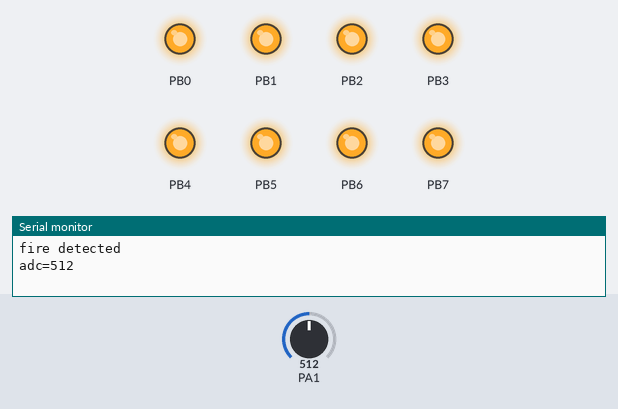
A program run on a simulated ATmega16, built with avr-gcc and emulated at 8 MHz. On the bench: output pins drawn as LEDs (lit = HIGH), the last lines printed to the serial monitor. The test bench sets the inputs (shaded band); at power-on: PA1 = 512.

Above: at 1.2 s.
1.3 s: PA1 set to 782
3.2 s: PA1 set to 814
At 5.5 s:
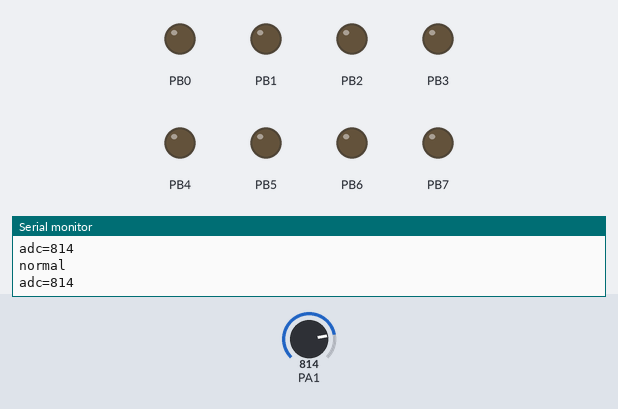
6.5 s: PA1 set to 790
At 7.4 s:
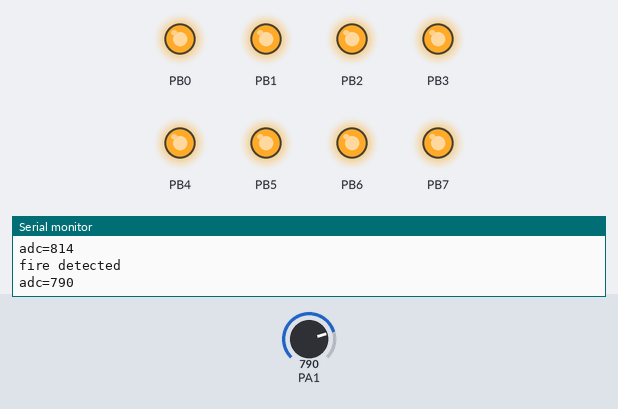
8.6 s: PA1 set to 810
At 10.4 s:
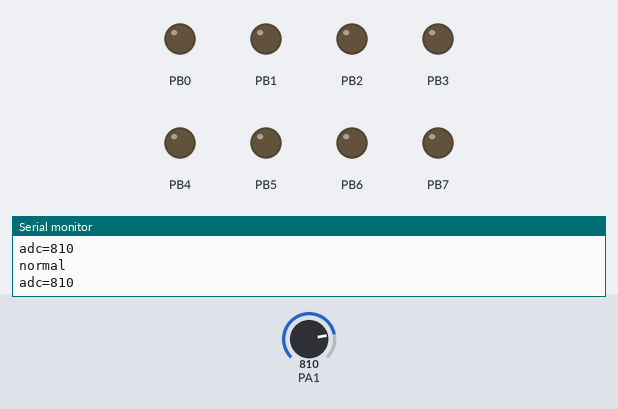
Timing chart, 0 to 11.6 s (numbered marks = the images above; inputs shaded):
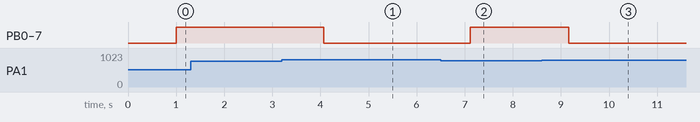

Measured:
- the behaviour switches between 800 and 801 on PA1 (found by bisection; images 0 and 1)
- after the input at 3.2 s, PB0–7: HIGH → LOW after 0.87 s
- after the input at 6.5 s, PB0–7: LOW → HIGH after 0.62 s
- after the input at 8.6 s, PB0–7: HIGH → LOW after 0.56 s

The program:

main.c
```c
#include <avr/io.h>
#include <util/delay.h>
#include <string.h>
#include "main.h"
#include "adc.h"
int main()
{
	DDRB = 0XFF;
	char character_array[4];
	InitADC();
	unsigned char sel = 1;
	unsigned int adc_read;
	init_usart(BAUD_9600);
    char buffer[50];
	while(1)
	{
	     _delay_ms(1000);
		adc_read = ReadADC(sel);
		if(adc_read>800)
		{
			PORTB = 0X00;
			sprintf(buffer,"normal\n");
			send2uart(buffer);
		}
		else
		{
			PORTB = 0XFF;

			sprintf(buffer,"fire detected\n");
			send2uart(buffer);
		}
		sprintf(character_array,"adc=%d\n",adc_read);
		send2uart(character_array);

		usart_putchar(0x0D);
	    usart_putchar(0x0A);
	}
}
```

adc.c
```c
#include <avr/io.h>
#include <util/delay.h>
#include "main.h"

void InitADC()
{
  ADMUX |= BIT6;               // For Aref=AVcc;

  ADCSRA |= (BIT7|BIT2|BIT1|BIT0);  //ADC Enable, ADC clock = Mainclock/128
                                    //ADC clock = 16MHz/128 = 125 KHz
  //ADCSRA |= (BIT7|BIT0);
}

unsigned int ReadADC(unsigned char ch)
{
   //Select ADC Channel ch must be 0-7
   ch = ch & 0x07;
   ADMUX |= ch;
   ADMUX &= (0xf8|ch);


   //Start Single conversion
   ADCSRA |= BIT6;

   //Wait for conversion to complete
    while(!(ADCSRA & BIT4));

   //Clear ADIF by writing one to it
   //Note you may be wondering why we have write one to clear it
   //This is standard way of clearing bits in io as said in datasheets.
   //The code writes '1' but it result in setting bit to '0' !!!

    ADCSRA |= BIT4;

   return(ADC);
}
```

adc.h
```c
void InitADC();
unsigned int ReadADC(unsigned char ch);
```

com_def.c
```c
#include <avr/io.h>
#include <util/delay.h>
#include "main.h"

//void _delay_ms(long no_milliseconds)
//{  long i;    for (i = 0; i < no_milliseconds; i++)
//{     __delay_cycles(milliseconds);
//}
//}
//void _delay_us(long no_microseconds)
//{
//  long i;  for (i = 0; i < no_microseconds; i++)
//  {     __delay_cycles(microseconds);
//  }
//}

void integer_to_char(int integer_input, char* character_array, char type)
{
  int reminder,quotient;
  if (type == 2)
  {
    quotient = integer_input/10;
    reminder = integer_input%10;
    character_array[0] = quotient+0x30;
    character_array[1] = reminder+0x30;
    character_array[2] = '\0';
  }
  if (type == 3)
  {
    quotient = integer_input/100;
    reminder = integer_input%100;
    character_array[0] = quotient+0x30;
    quotient = reminder/10;
    reminder = reminder%10;
    character_array[1] = quotient+0x30;
    character_array[2] = reminder+0x30;
    character_array[3] = '\0';
  }
  if (type == 4)
  {
    quotient = integer_input/1000;	// 1234  -- 1
    reminder = integer_input%1000;	// 234
    character_array[0] = quotient+0x30;	    //'1'
    quotient = reminder/100;	       // 234  -- 2
    reminder = reminder%100;	       // 34
    character_array[1] = quotient+0x30;	  // '2'
    quotient = reminder/10;	        //  3
    reminder = reminder%10;
    character_array[2] = quotient+0x30;
    character_array[3] = reminder+0x30;
    character_array[4] = '\0';
  }
}

void hex_to_char(char hex,char character_array[3])
{
  if (((hex & 0xF0) >> 4 )>9)
  {
    character_array[0] = (((hex & 0xF0) >> 4 ) + 0x37);
  }
  else
  {
    character_array[0] = (((hex & 0xF0) >> 4 ) + 0x30);
  }
  if((hex & 0x0F)>9)
  {    character_array[1] = ((hex & 0x0F) + 0x37);
  }
  else
  {
    character_array[1] = ((hex & 0x0F) + 0x30);
  }
  character_array[2] = '\0';
}


char char2num(char character)
{
  char result = 0;
  if ((character >= 0x30) && (character <= 0x39))
    result =  (character-0x30);
  else
    result = 0;

  return result;
}


long map(long x, long in_min, long in_max, long out_min, long out_max)
{
  return (x - in_min) * (out_max - out_min) / (in_max - in_min) + out_min;
}

int char_to_int(char character_array[3], char type)
{
  int integer = 0;
  if (type == 1)
  {
    integer += (character_array[0]-0x30);
  }
  else if (type == 2)
  {
    integer += ((character_array[0]-0x30)*10);
    integer += (character_array[1]-0x30);
  }
  else if (type == 3)
  {
    integer += ((character_array[0]-0x30)*100);
    integer += ((character_array[1]-0x30)*10);
    integer += (character_array[2]-0x30);
  }
  else if (type == 4)
  {
    integer += ((character_array[0]-0x30)*1000);
    integer += ((character_array[1]-0x30)*100);
    integer += ((character_array[2]-0x30)*10);
    integer += (character_array[3]-0x30);
  }
  return integer;
}
```

main.h
```c
#ifndef _MAIN_H___
#define _MAIN_H___

#define clock_frequency     16000000
#define microseconds        clock_frequency/1000000
#define milliseconds        clock_frequency/1000


#define    BIT7    0x80
#define    BIT6    0x40
#define    BIT5    0x20
#define    BIT4    0x10
#define    BIT3    0x08
#define    BIT2    0x04
#define    BIT1    0x02
#define    BIT0    0x01

#define BAUD_2400     416
#define BAUD_4800     207
#define BAUD_9600     51
#define BAUD_19200     51
#define BAUD_38400     25
#define BAUD_57600     16
#define BAUD_115200     8


//void _delay_ms(long no_milliseconds);
//void _delay_us(long no_microseconds);


#endif /* _MAIN_H___ */
```

uart.c
```c
#include "uart.h"
#include <avr/io.h>
#include <util/delay.h>
#include "main.h"

char rx_buffer[160];  //rx buffer chat length
char buff_index;

void init_usart(unsigned int baud)
{
    // USART initialization
    // Communication Parameters: 8 Data, 1 Stop, No Parity
    // USART Receiver: Off
    // USART Transmitter: On
    // USART Mode: Asynchronous
    // USART Baud rate: baud
    UCSRA=(0x00);
    UCSRB=0x98;
    UCSRC=0x86;
    UBRRH=baud>>8;
    UBRRL=baud;

    //fdevopen(usart_putchar, NULL, 0);
}

void usart_putchar(char data)
{
   while(!(UCSRA & BIT5));
   //Now write the data to USART buffer
   UDR=data;
}

void send2uart(char *buffer)
{
  int i;
//  for (i=0;i<strlen(buffer);i++)
  for (i=0;buffer[i] != '\0' ;i++)
  usart_putchar(buffer[i]);
}

void send_ATcommand(char *buffer)
{
  send2uart(buffer);
  usart_putchar(0x0D);
}

void print_uart(char *buffer)
{
  int i;
//  for (i=0;i<strlen(buffer);i++)
  for (i=0;buffer[i] != '\0' ;i++)
  usart_putchar(buffer[i]);
  usart_putchar(0x0D);
  usart_putchar(0x0A);
  }

char process_uart_data(char uart_buffer)
{
  if(uart_buffer != 0x0D && uart_buffer != 0x0A)
  {
    rx_buffer[buff_index] = uart_buffer;
    buff_index++;
    return 0;
  }
  else
  {
    rx_buffer[buff_index]='\0';
    buff_index = 0;
    return 1;
  }
}
```

uart.h
```c
#ifndef _UART_H___
#define _UART_H___

void init_usart(unsigned int baud);
void usart_putchar(char data);
void send2uart(char *buffer);
void send_ATcommand(char *buffer);
void print_uart(char *buffer);

char process_uart_data(char uart_buffer);


#endif /* _UART_H___ */
```
